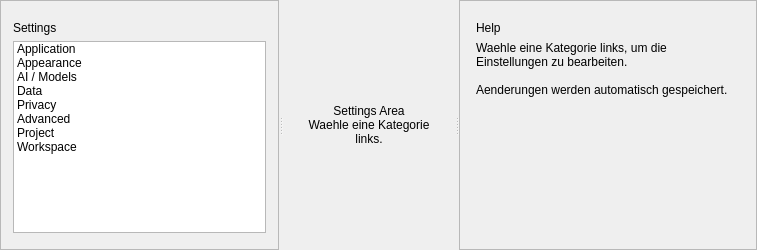
<?xml version="1.0" encoding="UTF-8"?>
<ui version="4.0">
 <class>SettingsScreen</class>
 <widget class="QWidget" name="SettingsScreen">
  <layout class="QVBoxLayout" name="mainLayout">
   <property name="leftMargin">
    <number>0</number>
   </property>
   <property name="topMargin">
    <number>0</number>
   </property>
   <property name="rightMargin">
    <number>0</number>
   </property>
   <property name="bottomMargin">
    <number>0</number>
   </property>
   <item>
    <widget class="QSplitter" name="settingsSplitter">
     <property name="orientation">
      <enum>Qt::Orientation::Horizontal</enum>
     </property>
     <widget class="QFrame" name="settingsNav">
      <property name="minimumSize">
       <size>
        <width>200</width>
        <height>0</height>
       </size>
      </property>
      <property name="maximumSize">
       <size>
        <width>280</width>
        <height>16777215</height>
       </size>
      </property>
      <property name="frameShape">
       <enum>QFrame::Shape::StyledPanel</enum>
      </property>
      <layout class="QVBoxLayout" name="navLayout">
       <property name="leftMargin">
        <number>12</number>
       </property>
       <property name="topMargin">
        <number>20</number>
       </property>
       <property name="rightMargin">
        <number>12</number>
       </property>
       <property name="bottomMargin">
        <number>16</number>
       </property>
       <item>
        <widget class="QLabel" name="navTitle">
         <property name="text">
          <string>Settings</string>
         </property>
        </widget>
       </item>
       <item>
        <widget class="QListWidget" name="settingsNavList">
         <item>
          <property name="text">
           <string>Application</string>
          </property>
         </item>
         <item>
          <property name="text">
           <string>Appearance</string>
          </property>
         </item>
         <item>
          <property name="text">
           <string>AI / Models</string>
          </property>
         </item>
         <item>
          <property name="text">
           <string>Data</string>
          </property>
         </item>
         <item>
          <property name="text">
           <string>Privacy</string>
          </property>
         </item>
         <item>
          <property name="text">
           <string>Advanced</string>
          </property>
         </item>
         <item>
          <property name="text">
           <string>Project</string>
          </property>
         </item>
         <item>
          <property name="text">
           <string>Workspace</string>
          </property>
         </item>
        </widget>
       </item>
      </layout>
     </widget>
     <widget class="QStackedWidget" name="settingsContentStack">
      <property name="currentIndex">
       <number>0</number>
      </property>
      <widget class="QWidget" name="contentPlaceholder">
       <layout class="QVBoxLayout" name="contentLayout">
        <item>
         <widget class="QLabel" name="contentLabel">
          <property name="alignment">
           <set>Qt::AlignmentFlag::AlignCenter</set>
          </property>
          <property name="text">
           <string>Settings Area
Waehle eine Kategorie links.</string>
          </property>
          <property name="wordWrap">
           <bool>true</bool>
          </property>
         </widget>
        </item>
       </layout>
      </widget>
     </widget>
     <widget class="QFrame" name="settingsHelpPanel">
      <property name="minimumSize">
       <size>
        <width>200</width>
        <height>0</height>
       </size>
      </property>
      <property name="maximumSize">
       <size>
        <width>320</width>
        <height>16777215</height>
       </size>
      </property>
      <property name="frameShape">
       <enum>QFrame::Shape::StyledPanel</enum>
      </property>
      <layout class="QVBoxLayout" name="helpLayout">
       <property name="leftMargin">
        <number>16</number>
       </property>
       <property name="topMargin">
        <number>20</number>
       </property>
       <property name="rightMargin">
        <number>16</number>
       </property>
       <property name="bottomMargin">
        <number>16</number>
       </property>
       <item>
        <widget class="QLabel" name="helpTitle">
         <property name="text">
          <string>Help</string>
         </property>
        </widget>
       </item>
       <item>
        <widget class="QLabel" name="helpContent">
         <property name="text">
          <string>Waehle eine Kategorie links, um die Einstellungen zu bearbeiten.

Aenderungen werden automatisch gespeichert.</string>
         </property>
         <property name="wordWrap">
          <bool>true</bool>
         </property>
        </widget>
       </item>
       <item>
        <spacer name="helpSpacer">
         <property name="orientation">
          <enum>Qt::Orientation::Vertical</enum>
         </property>
         <property name="sizeHint" stdset="0">
          <size>
           <width>20</width>
           <height>40</height>
          </size>
         </property>
        </spacer>
       </item>
      </layout>
     </widget>
    </widget>
   </item>
  </layout>
 </widget>
 <layoutdefault spacing="6" margin="11"/>
 <resources/>
 <connections/>
</ui>
